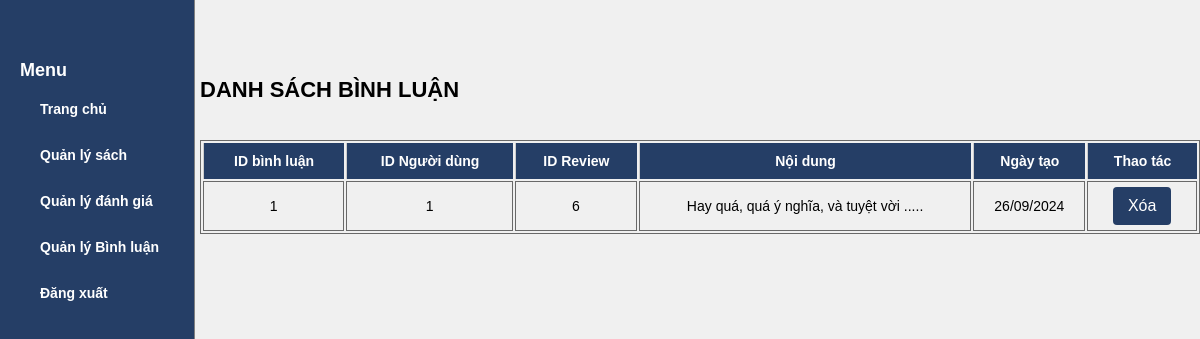
The app's page /ad_review/qlcmt.php (signed in) with its own data.
### tables this page shows
CREATE TABLE `comment` (
  `CommentID` int(11) NOT NULL,
  `UserID` int(11) NOT NULL,
  `ReviewID` int(11) NOT NULL,
  `Comment` text NOT NULL,
  `Create_at` timestamp NOT NULL DEFAULT current_timestamp() COMMENT 'thời gian bình luận '
);

### lib/database.php (called while the page is built, shortened)
<?php
  if (!class_exists('Database')) {
    Class Database{
      public $host   = DB_HOST;
      public $user   = DB_USER;
      public $pass   = DB_PASS;
      public $dbname = DB_NAME;
      public $link;
   private function connectDB(){
      $this->link = new mysqli($this->host, $this->user, $this->pass,
       $this->dbname);
    }
   public function select($query){
     $result = $this->link->query($query) or
      die($this->link->error.__LINE__);
     if($result->num_rows > 0){
       return $result;
     } else {
       return false;
     }
    }
   }
}
?>

### classes/cmt.php (called while the page is built, shortened)
<?php
$filepath = realpath(dirname(__FILE__));
include_once ($filepath . '/../lib/database.php');
include_once ($filepath . '/../helper/format.php');
?>
<?php
    class Comment {
        private $db;
        public function __construct()
        {
            $this->db = new Database();
        }
        public function showCmt(){
            $query = "SELECT * FROM comment order by CommentID desc";
            $result = $this->db->select($query);
            return $result;
        }
    }
?>

### helper/format.php (called while the page is built, shortened)
<?php
class Format{
    public function textShorten($text, $limit = 400){
        $text = $text." ";
        $text = substr($text, 0, $limit);
        $text = substr($text, 0, strrpos($text,' '));
        $text = $text.".....";
        return $text;
    }
}
?>

### ad_review/qlcmt.php (the view, shortened to what this page needs)
<?php
    include './inc/sidebar.php';
    include_once '../classes/cmt.php';
    include_once '../helper/format.php';
    include_once '../lib/database.php';
?>
<?php
    $cmt = new Comment();
    $fm = new Format();
?>
    <div class="main-content">
    <h1><b>DANH SÁCH BÌNH LUẬN</b></h1>
<table class="product-items">
    <thead>
        <tr>
            <th class="product-prop product-img">ID bình luận</th>
            <th class="product-prop product-name">ID Người dùng</th>
            <th class="product-prop product-name">ID Review</th>
            <th class="product-prop product-time">Nội dung</th>
            <th class="product-prop product-time">Ngày tạo </th>
            <th class="product-prop product-button">Thao tác</th>
        </tr>
    </thead>
    <tbody>
        <tr>
            <?php
                $cmt_list = $cmt->showCmt();
                if($cmt_list){
                    while($result = $cmt_list->fetch_assoc()){
            ?>
            <td><?php echo $result['CommentID']?></td>
            <td><?php echo $result['UserID']?></td>
            <td><?php echo $result['ReviewID']?></td>
            <td><?php echo $fm->textShorten($result['Comment'], 50)?></td>
            <td><?php echo date("d/m/Y", strtotime($result['Create_at'])) ?></td>
            <td><a href="?cmtID=<?php echo $result['CommentID']?>"><button class="btn">Xóa</button></a></td>
        </tr>
        <?php
                        }
                    }
                    ?>
    </tbody>
</table>
        </div>
</body>
</html>

### ad_review/style.css (style rules this page uses)
body { font-family: arial; padding: 0; margin: 0; font-size: 14px; background-color: #F0F0F0; box-sizing: border-box; }
.main-content { margin-left: auto; margin-right: auto; grid-area:c ; width: 1000px; }
.product-prop { padding: 10px; text-align: center; border-left: 1px solid #ccc; color:white }
.product-img { flex: 2; }
.product-name { flex: 3; }
.product-button { flex: 1; cursor: pointer; }
.product-time { flex: 2; }
.main-content h1 { margin-top: 70px; margin-bottom:30px; padding-left:0px; color: black; font-size: 22px; font-weight: normal; line-height: 40px; }
table { width:1000px; border:1px solid #696969; }
table td { border:1px solid #696969; }
table thead { background-color:#253e66; }
tbody tr { text-align: center; }
* { margin: 0; padding: 0; box-sizing: border-box; }
button { margin-top: 5px; margin-bottom: 5px; padding: 10px 15px; border: none; background-color: #253e66; color: white; cursor: pointer; border-radius: 4px; font-size: 16px; }

### records on screen
comment: CommentID "1", UserID "1", ReviewID "6", Comment "Hay quá, quá ý nghĩa, và tuyệt vời .....", Create_at "26/09/2024"
